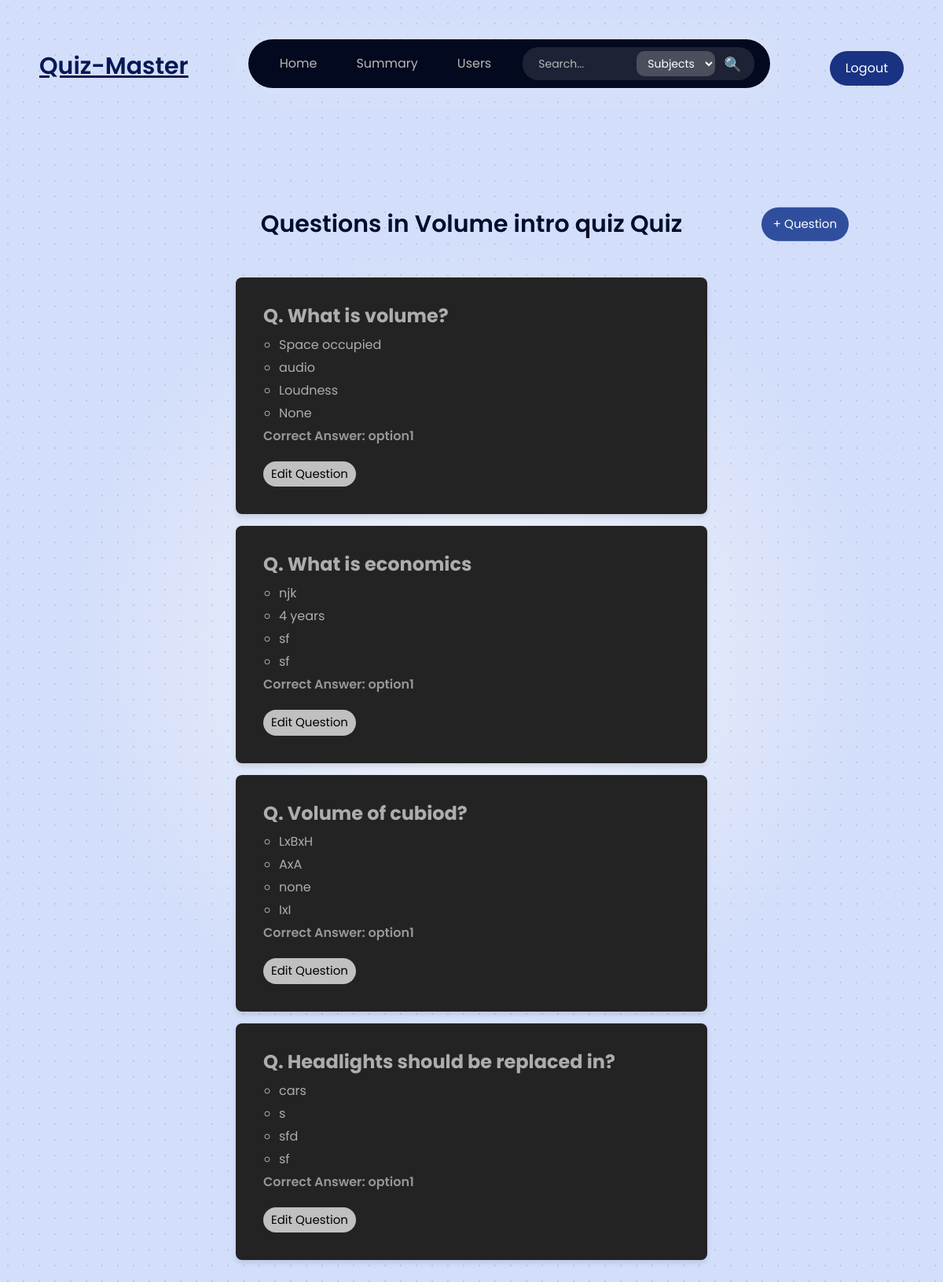
The page /admin/subjects/4/quiz_questions on the database its author committed.
### models/models.py (models this page shows)
class Quiz(db.Model):
    __tablename__ = 'quizzes'
    id = db.Column(db.Integer, primary_key=True)
    subject_id = db.Column(db.Integer, db.ForeignKey('subjects.id'), nullable=False)
    chapter_id = db.Column(db.Integer, db.ForeignKey('chapters.id'), nullable=False)
    date_of_quiz = db.Column(db.Date, nullable=False)
    time_duration = db.Column(db.Integer, nullable=False)
    remarks = db.Column(db.Text, nullable=True)

class Question(db.Model):
    __tablename__ = 'questions'
    ques_id = db.Column(db.Integer, primary_key=True)
    qz_id = db.Column(db.Integer, db.ForeignKey('quizzes.id'), nullable=False)
    question_text = db.Column(db.Text, nullable=False)
    option1 = db.Column(db.String(100), nullable=False)
    option2 = db.Column(db.String(100), nullable=False)
    option3 = db.Column(db.String(100), nullable=False)
    option4 = db.Column(db.String(100), nullable=False)
    correct_option = db.Column(db.String(100), nullable=False)

### app.py (the view)
@app.route('/admin/subjects/<int:quiz_id>/quiz_questions', methods=['GET', 'POST','UPDATE'])
def quiz_questions(quiz_id):
    questions = Question.query.filter_by(qz_id=quiz_id).all()
    quiz = Quiz.query.get(quiz_id)
    if not quiz:
        return "Quiz not found", 404
    return render_template(
        'quiz_questions.html',
        questions=questions,
        q_id=quiz.id,
        quiz=quiz,
        subject_id=quiz.subject_id
    )

### templates/quiz_questions.html (shortened to what this page needs)
<!DOCTYPE html>
<html lang="en">
<head>
    <link rel = "stylesheet" href="{{ url_for('static', filename='styles.css') }}">
</head>
<body class="page_look">
    {% include 'navbar.html' %}
    <div style="display: flex; justify-content: center; align-items: center; margin-top: 5px; position: relative;">
        <h1 style="margin: 0;font-size: 30px; color: #020d2c; font-weight: 600; text-align: center;">
            Questions in {{quiz.remarks}} Quiz
        </h1>
        <a href="{{ url_for('add_questions', subject_id=subject_id, qz_id=q_id) }}" style="position: absolute; right: 10%; top: 50%; transform: translateY(-50%);">
            <button type="button" class="add-quiz-btn" style="font-weight: 400; font-size: 15px;">
                + Question
            </button>
        </a>
    </div>
    {% if questions %}
    <ul class="question-list">
        {% for question in questions %}
<li class="question-card">
    <h4>Q. {{ question.question_text }}</h4>
    <ul>
        <li>{{ question.option1 }}</li>
        <li>{{ question.option2 }}</li>
        <li>{{ question.option3 }}</li>
        <li>{{ question.option4 }}</li>
    </ul>
    <p>Correct Answer: {{ question.correct_option }}</p>
    <a href="{{ url_for('redirect_edit_question', quiz_id=q_id, ques_id=question.ques_id) }}">
        <button type="button" style="background-color: #c0c0c0; margin-top: 10px; color: rgb(0, 0, 0); border: none; font-size: 15px; padding: 5px 10px; border-radius: 35px; cursor: pointer;">
            Edit Question
        </button>
    </a>
</li>
{% endfor %}
    </ul>
    {% else %}
    <p style="color: #1a233a; text-align: center; margin-top: 25px;">No questions available for this quiz.</p>
    {% endif %}
</body>
</html>

### static/styles.css (style rules this page uses)
.page_look { background: radial-gradient(circle, rgba(0, 0, 0, 0.1) 1px, transparent 1px) 0 0 / 20px 20px, radial-gradient(circle, #edf1fa 10%, #d3defa 50%); font-family: 'Poppins', sans-serif; margin: 0; padding: 0; }
.add-quiz-btn { background-color: #87a5f2; color: rgb(33, 33, 33); border: none; padding: 10px 15px; font-size: 16px; border-radius: 25px; cursor: pointer; transition: background-color 0.3s ease; }

### templates/quiz_questions.html (style rules this page uses)
body { font-family: Arial, sans-serif; margin: 0; padding: 0; display: flex; flex-direction: column; }
h1 { margin-top: 50px; font-size: 2rem; text-align: center; }
.question-list { width: 50%; margin: 20px auto; padding: 0; list-style-type: none; margin-top: 50px; }
.question-card { background-color: #232323; border: 0px solid #ddd; border-radius: 8px; padding: 35px; margin-bottom: 15px; box-shadow: 0px 4px 6px rgba(0, 0, 0, 0.1); }
.question-card h4 { margin: 0 0 10px 0; color: rgb(173, 173, 173); font-weight: bold; }
.question-card p { margin: 0 0 10px 0; color: rgb(153, 149, 149); font-weight: 550; }
.question-card ul { padding-left: 20px; }
.question-card li { margin-bottom: 5px; color: rgb(173, 173, 173); }
.add-quiz-btn { background-color: #2f4e9d; color: white; border: none; padding: 10px 15px; font-size: 16px; border-radius: 25px; cursor: pointer; transition: background-color 0.3s ease; }

### rows shown on the page
Quiz: remarks "Volume intro quiz"
Question: question_text "What is volume?", option1 "Space occupied", option2 "audio", option3 "Loudness", option4 "None", correct_option "option1"
Question: question_text "What is economics", option1 "njk", option2 "4 years", option3 "sf", option4 "sf", correct_option "option1"
Question: question_text "Volume of cubiod?", option1 "LxBxH", option2 "AxA", option3 "none", option4 "IxI", correct_option "option1"
Question: question_text "Headlights should be replaced in?", option1 "cars", option2 "s", option3 "sfd", option4 "sf", correct_option "option1"
